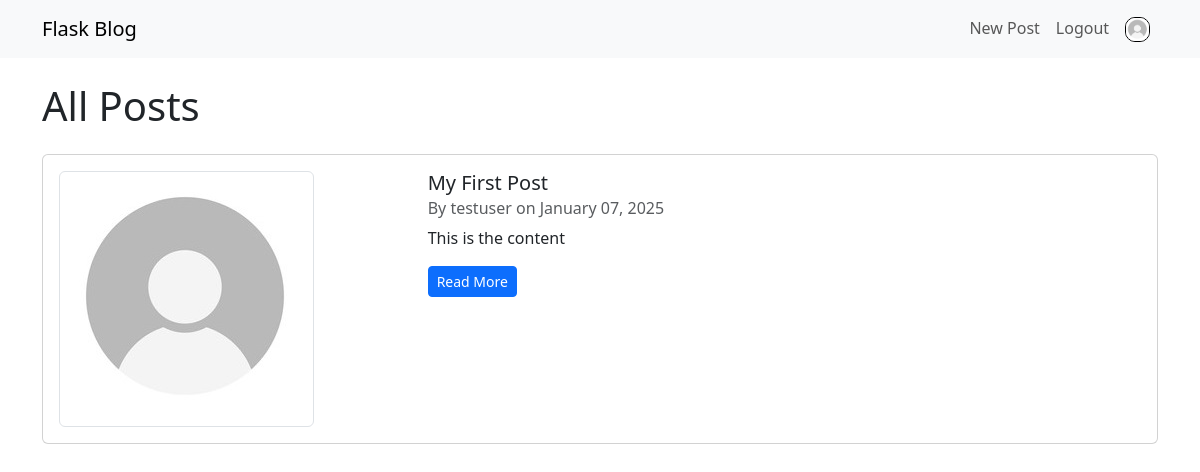
The page /home (signed in) on the database as committed earlier.
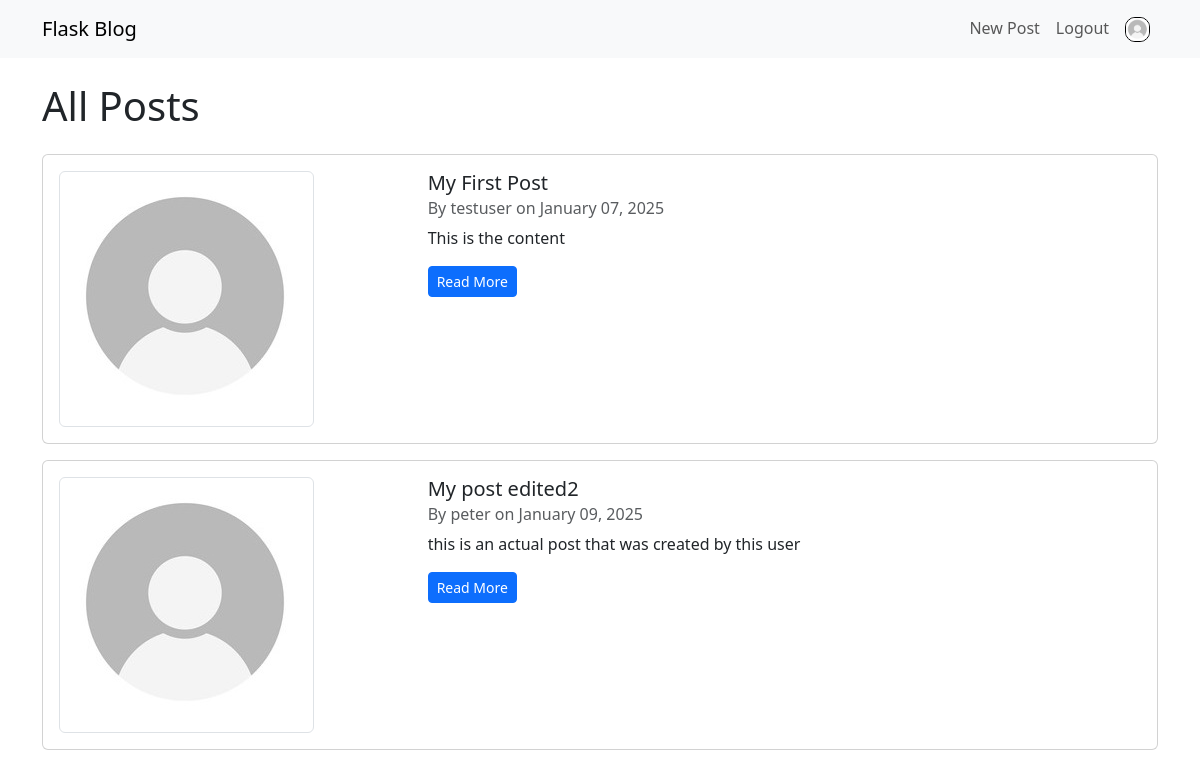
The same page on the database as committed later.
### app/models.py (models this page shows, shortened)
class User(db.Model, UserMixin):
    id = db.Column(db.Integer, primary_key=True)
    username = db.Column(db.String(20), unique=True, nullable=False)
    email = db.Column(db.String(120), unique=True, nullable=False)
    image_file = db.Column(db.String(20), nullable=False, default='default.jpg')
    password = db.Column(db.String(60), nullable=False)
    posts = db.relationship('Post', back_populates='user')

class Post(db.Model):
    id = db.Column(db.Integer, primary_key=True)
    title = db.Column(db.String(100), nullable=False)
    content = db.Column(db.Text, nullable=False)
    date_posted = db.Column(db.DateTime, nullable=False, default=datetime.utcnow)
    user_id = db.Column(db.Integer, db.ForeignKey('user.id'), nullable=False)
    user = db.relationship('User', back_populates='posts')

### app/routes.py (the view)
@app.route("/")
@app.route("/home")
@login_required
def home():
    posts = Post.query.all()
    return render_template('home.html', posts=posts)

### app/models.py (called while the page is built)
@login_manager.user_loader
def load_user(user_id):
    return User.query.get(int(user_id))

### app/templates/home.html
{% extends "base.html" %}
{% block content %}
<h1 class="mb-4">All Posts</h1>
{% for post in posts %}
    <div class="card mb-3">
        <div class="card-body">
            <div class="row">
                <div class="col-md-4">
                    <img src="{{ url_for('static', filename='profile_pics/' + post.user.image_file) }}"
                    alt="{{ post.user.username }}'s profile picture"
                    class="img-thumbnail">
                </div>
                <div class="col-md-8">
                    <h5 class="card-title">{{ post.title }}</h5>
                    <h6 class="card-subtitle mb-2 text-muted">By {{ post.user.username }} on {{ post.date_posted.strftime('%B %d, %Y') }}</h6>
                    <p class="card-text">{{ post.content[:200] }}{% if post.content|length > 200 %}...{% endif %}</p>
                    <a href="{{ url_for('post', post_id=post.id) }}" class="btn btn-primary btn-sm">Read More</a>
                </div>
            </div>
        </div>
    </div>
{% endfor %}
{% endblock %}

### app/templates/base.html (shortened to what this page needs)
<!DOCTYPE html>
<html lang="en">
<head>
    <link href="https://cdn.jsdelivr.net/npm/bootstrap@5.3.0-alpha3/dist/css/bootstrap.min.css" rel="stylesheet">
</head>
<body>
    <nav class="navbar navbar-expand-lg navbar-light bg-light">
        <div class="container">
            <a class="navbar-brand" href="{{ url_for('home') }}">Flask Blog</a>
            <div class="collapse navbar-collapse" id="navbarNav">
                <ul class="navbar-nav ms-auto">
                    {% if current_user.is_authenticated %}
                        <li class="nav-item">
                            <a class="nav-link" href="{{ url_for('new_post') }}">New Post</a>
                        </li>
                        <li class="nav-item">
                            <a class="nav-link" href="{{ url_for('logout') }}">Logout</a>
                        </li>
                        <li class="nav-item">
                            <a class="nav-link" href="{{ url_for('account')}}"><img src="{{ url_for('static', filename='profile_pics/' + current_user.image_file ) }}" style="height: 25px; border: black 1px solid; border-radius: 10px;" alt="Profile Picture"></a>
                        </li>
                    {% endif %}
                </ul>
            </div>
        </div>
    </nav>
    <div class="container mt-4">
        {% block content %}{% endblock %}
    </div>
</body>
</html>

Rows that differ between the two databases and show on the page:
added Post: image_file (placeholder picture), title "My post edited2", user.username "peter", date_posted "January 09, 2025", content "this is an actual post that was created by this user"
